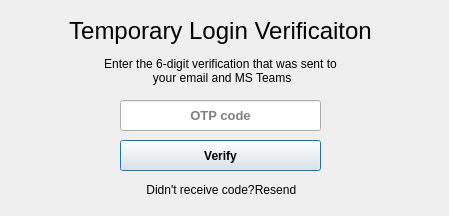
<?xml version="1.0" encoding="UTF-8"?>
<ui version="4.0">
 <class>TempLoginDialog</class>
 <widget class="QDialog" name="TempLoginDialog">
  <property name="geometry">
   <rect>
    <x>0</x>
    <y>0</y>
    <width>449</width>
    <height>216</height>
   </rect>
  </property>
  <property name="windowTitle">
   <string>Temp Login</string>
  </property>
  <property name="windowIcon">
   <iconset resource="../../../../qt_embedded/resources.qrc">
    <normaloff>:/icons/mango.svg</normaloff>:/icons/mango.svg</iconset>
  </property>
  <widget class="QLineEdit" name="otp_code_edit">
   <property name="geometry">
    <rect>
     <x>120</x>
     <y>100</y>
     <width>201</width>
     <height>31</height>
    </rect>
   </property>
   <property name="font">
    <font>
     <family>MS Shell Dlg 2</family>
     <pointsize>10</pointsize>
     <italic>false</italic>
     <bold>true</bold>
    </font>
   </property>
   <property name="styleSheet">
    <string notr="true"/>
   </property>
   <property name="inputMethodHints">
    <set>Qt::InputMethodHint::ImhNone</set>
   </property>
   <property name="text">
    <string/>
   </property>
   <property name="maxLength">
    <number>6</number>
   </property>
   <property name="alignment">
    <set>Qt::AlignmentFlag::AlignCenter</set>
   </property>
   <property name="placeholderText">
    <string>OTP code</string>
   </property>
  </widget>
  <widget class="QLabel" name="label_1">
   <property name="geometry">
    <rect>
     <x>40</x>
     <y>10</y>
     <width>361</width>
     <height>41</height>
    </rect>
   </property>
   <property name="font">
    <font>
     <family>MS Shell Dlg 2</family>
     <pointsize>18</pointsize>
    </font>
   </property>
   <property name="styleSheet">
    <string notr="true"/>
   </property>
   <property name="text">
    <string>Temporary Login Verificaiton</string>
   </property>
   <property name="alignment">
    <set>Qt::AlignmentFlag::AlignCenter</set>
   </property>
  </widget>
  <widget class="QLabel" name="label_2">
   <property name="geometry">
    <rect>
     <x>10</x>
     <y>50</y>
     <width>421</width>
     <height>41</height>
    </rect>
   </property>
   <property name="styleSheet">
    <string notr="true"/>
   </property>
   <property name="text">
    <string>Enter the 6-digit verification that was sent to 
 your email and MS Teams</string>
   </property>
   <property name="alignment">
    <set>Qt::AlignmentFlag::AlignCenter</set>
   </property>
  </widget>
  <widget class="QPushButton" name="verify_btn">
   <property name="geometry">
    <rect>
     <x>120</x>
     <y>140</y>
     <width>201</width>
     <height>31</height>
    </rect>
   </property>
   <property name="font">
    <font>
     <bold>true</bold>
    </font>
   </property>
   <property name="styleSheet">
    <string notr="true"/>
   </property>
   <property name="text">
    <string>Verify</string>
   </property>
   <property name="default">
    <bool>true</bool>
   </property>
  </widget>
  <widget class="QLabel" name="label_3">
   <property name="geometry">
    <rect>
     <x>140</x>
     <y>180</y>
     <width>121</width>
     <height>20</height>
    </rect>
   </property>
   <property name="styleSheet">
    <string notr="true"/>
   </property>
   <property name="text">
    <string>Didn't receive code?</string>
   </property>
   <property name="alignment">
    <set>Qt::AlignmentFlag::AlignCenter</set>
   </property>
  </widget>
  <widget class="QLabel" name="resend_label">
   <property name="geometry">
    <rect>
     <x>250</x>
     <y>180</y>
     <width>51</width>
     <height>20</height>
    </rect>
   </property>
   <property name="styleSheet">
    <string notr="true"/>
   </property>
   <property name="text">
    <string>Resend</string>
   </property>
   <property name="alignment">
    <set>Qt::AlignmentFlag::AlignCenter</set>
   </property>
  </widget>
 </widget>
 <resources>
  <include location="../../../../qt_embedded/resources.qrc"/>
 </resources>
 <connections/>
</ui>
